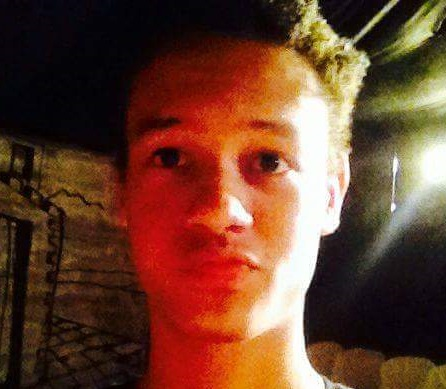
%> input picture eigenFacesmatlab (1)/filipe/filipe3.jpg, 446 x 389 px, given in place of matheus1.JPG, which was not available
$ octave eigenFacesmatlab.m   (GNU Octave 9; MATLAB toolbox functions it lacks are replaced by stand-ins)
%> lines starting %> are read from the running program, lines starting %| are printed output that depends on the picture; pictures that were not available may be replaced by others from this repository, and a replacement may not be noted
%%
clear all, close all; clc;
N=100  ; % image size
M=6  ;% number faces

scrsz = get(0,'Screensize');
ancho = scrsz(3);
alto = scrsz(4);
ancho = round(ancho/3);
alto = round(alto/2)-40;


%% matheus1
MC.names = {'matheus1','matheus2','matheus3','matheus4','matheus5','matheus6'};
% MC = zeros(N,N,M);
% MC = uint8(MC);

for h=1:6
    matheus = imread(['matheus\matheus',num2str(h),'.JPG'],'jpg');
%> matheus is the input picture: size 389x446x3 uint8; mean R, G, B 106.6, 64, 45
    matheus=rgb2gray(matheus);
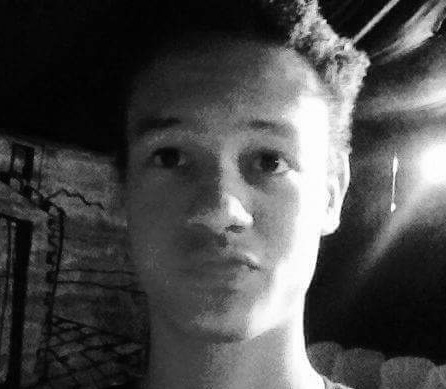
%> matheus: size 389x446 uint8; min 0, max 255, mean 74.6
    matheus=imresize(matheus,[N N] );
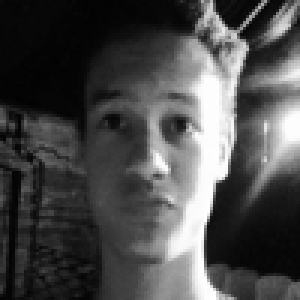
%> matheus: size 100x100 uint8 (shown 3 times larger); min 2, max 255, mean 74.6
    MC.data{h} = matheus;
end
%> pass 2 of the loop `for h=1:6`:
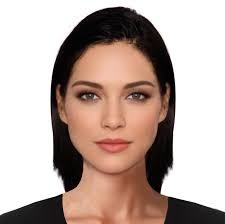
%> input picture eigenFacesmatlab (1)/01.JPG, 225 x 224 px, given in place of matheus2.JPG, which was not available
%> matheus is the input picture: size 224x225x3 uint8; mean R, G, B 187, 168.7, 160.9
%> `matheus=rgb2gray(matheus);`:
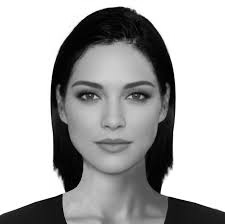
%> matheus: size 224x225 uint8; min 0, max 255, mean 173.3
%> `matheus=imresize(matheus,[N N] );`:
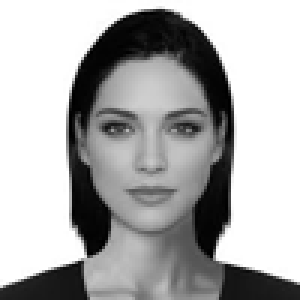
%> matheus: size 100x100 uint8 (shown 3 times larger); min 0, max 255, mean 173.2
%> (the run ends here)
